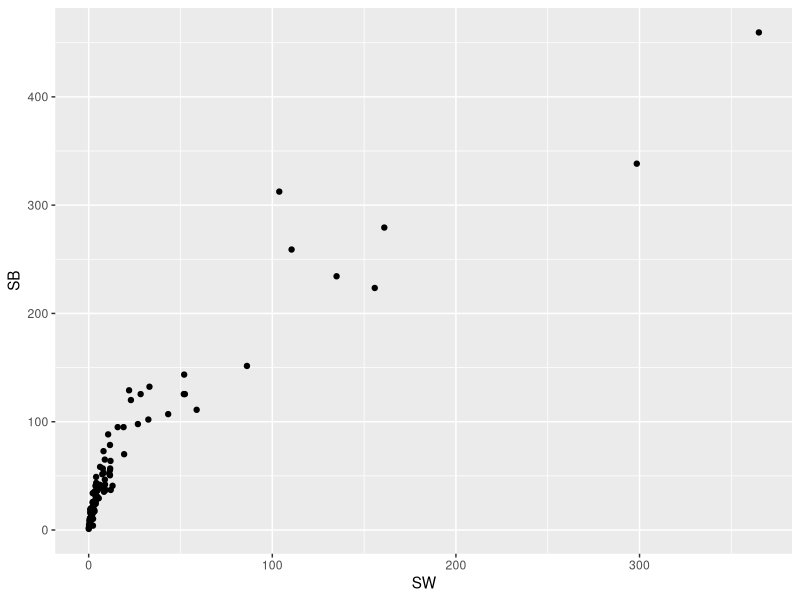

The R script that drew this image:
## ---- chunk 1
suppressMessages(library(tidyverse))
library(ape)
data(carnivora)
qplot(SW, SB, data=carnivora)
